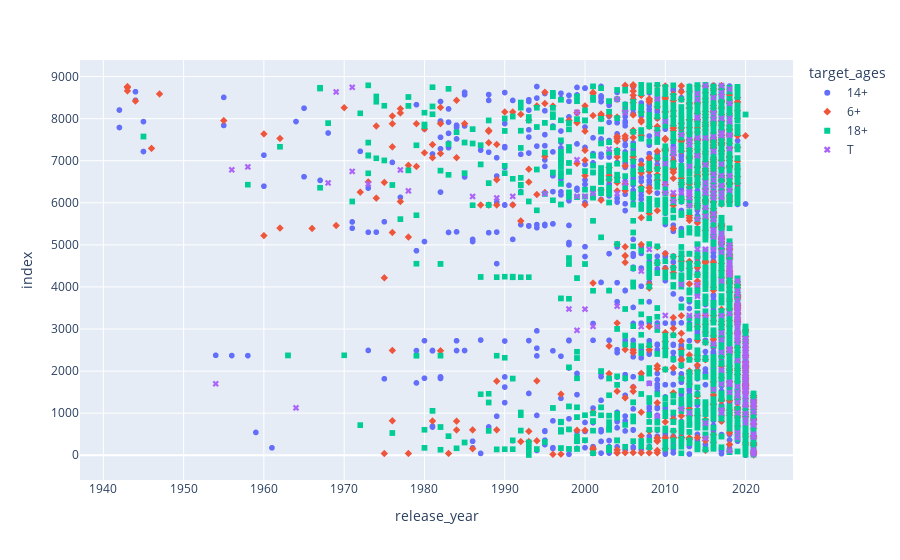

Source (notebook cell):
### Code cell
import plotly.express as px

fig = px.scatter(netflix_f2, x='release_year', color='target_ages', symbol='target_ages')
fig.show()

### Figure 1 — Plotly figure (JSON) as saved in the notebook; plotly's stock layout.template omitted (floating-point values rounded to 4 significant figures; data arrays with more than 128 entries replaced by an {"elided": "..."} marker saying what was removed)
{"data": [{"hovertemplate": "target_ages=14+<br>release_year=%{x}<br>index=%{y}<extra></extra>", "legendgroup": "14+", "marker": {"color": "#636efa", "symbol": "circle"}, "mode": "markers", "name": "14+", "showlegend": true, "type": "scattergl", "x": {"elided": "1917 int values"}, "xaxis": "x", "y": {"elided": "1917 int values"}, "yaxis": "y"}, {"hovertemplate": "target_ages=6+<br>release_year=%{x}<br>index=%{y}<extra></extra>", "legendgroup": "6+", "marker": {"color": "#EF553B", "symbol": "diamond"}, "mode": "markers", "name": "6+", "showlegend": true, "type": "scattergl", "x": {"elided": "971 int values"}, "xaxis": "x", "y": {"elided": "971 int values"}, "yaxis": "y"}, {"hovertemplate": "target_ages=18+<br>release_year=%{x}<br>index=%{y}<extra></extra>", "legendgroup": "18+", "marker": {"color": "#00cc96", "symbol": "square"}, "mode": "markers", "name": "18+", "showlegend": true, "type": "scattergl", "x": {"elided": "2940 int values"}, "xaxis": "x", "y": {"elided": "2940 int values"}, "yaxis": "y"}, {"hovertemplate": "target_ages=T<br>release_year=%{x}<br>index=%{y}<extra></extra>", "legendgroup": "T", "marker": {"color": "#ab63fa", "symbol": "x"}, "mode": "markers", "name": "T", "showlegend": true, "type": "scattergl", "x": {"elided": "298 int values"}, "xaxis": "x", "y": {"elided": "298 int values"}, "yaxis": "y"}], "layout": {"legend": {"title": {"text": "target_ages"}, "tracegroupgap": 0}, "margin": {"t": 60}, "xaxis": {"anchor": "y", "domain": [0, 1], "title": {"text": "release_year"}}, "yaxis": {"anchor": "x", "domain": [0, 1], "title": {"text": "index"}}}}
